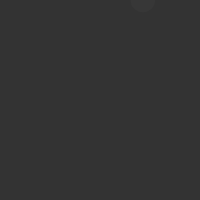
Frame 1 (no input)
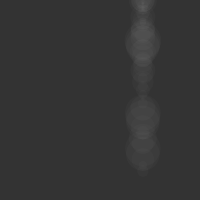
Frame 60 (no input)
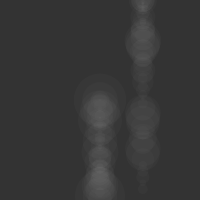
Frame 120 (the mouse pressed at the canvas centre since frame 60)

The p5.js sketch that drew these frames (run headless with seeded random() and noise() and a simulated clock; from frame 60 on, the mouse is pressed at the canvas centre):

// p5.js sketch
// ── sketch.js
var w;

function setup() {
  createCanvas(200, 200);
  noFill();
  background(51);
  w = new Walker(25);
}

function draw() {
  w.display();
  w.update();
  print(w.wHeight);
}

function Walker(wRad) {
  this.pos = createVector(random(0, width), 0);
  this.vel = createVector(0, 0);
  this.acc = createVector(0, 0.1);
  this.wRad = wRad;

  noStroke();
  fill(255, 255, 255, 5);
  
  this.display = function() {
    ellipse(this.pos.x, this.pos.y, this.wRad, this.wRad);
  }
  
  this.update = function() {
    this.pos = this.pos.add(this.vel);
    this.vel = this.vel.add(this.acc);
    this.wRad = this.wRad + random(-15, 15);
    if (this.pos.y > width) {
      this.pos = createVector(height/2, width/2);
    }
  }
}
